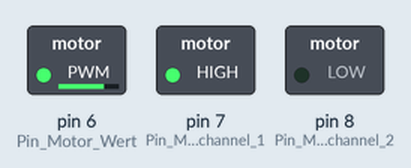
Simulated run of this program. Board: Arduino Nano, built with avr-gcc and run on an emulated ATmega328P. Shown: switched loads named in the program (green lamp = pin HIGH). What the program prints to the serial monitor is not drawn.

Above: at 0.2 s.
Timing chart, 0 to 1.7 s (numbered marks = the images above):
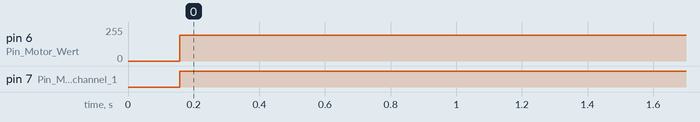

Measured:
- by itself, pin 6 (Pin_Motor_Wert): 0/255 → 192/255 at 0.16 s
- by itself, pin 7 (Pin_Motor_Enable_channel_1): LOW → HIGH at 0.16 s

The program:

main.cpp
```cpp
/* Einbinden der Headerdateien */
#include "Configurations.h"
#include "Settings.h"
#include "Buttons.h"
#include "InterruptServiceRoutines.h"
#include "Motor.h"
#include "Players.h"

/* Anlegen der Objekte */
Players player1;
Players player2;
Players player3;
Players player4;
Players player5;
Players player6;
Players player7;
Players player8;

Motor motor;

InterruptServiceRoutines ISR;

//Globale Variablen
volatile bool debug = true;
volatile int GameMode = 0; //Default-Start mit normaler Geschwindigkeit
volatile bool GameModeChange = false;

void setup(void)
{
  Serial.begin(SERIAL_SPEED);
  Serial.println("Looping Louie wird gestartet");
  Serial.print("Firmware Version ");
  Serial.println(FIRMWARE_VERSION);
  Serial.println("_________________________________________________________________");
  if(debug == true)
  {
    Serial.println("Debug Modus aktiv");
  }
  Serial.println("_________________________________________________________________");
  Serial.println("");

  //Pinmode setzen
  pinMode(Pin_Motor_Wert, OUTPUT);
  pinMode(Pin_Motor_Enable_channel_1, OUTPUT);
  pinMode(Pin_Motor_Enable_channel_2, OUTPUT);
  pinMode(Pin_Interrupt_Boost,INPUT_PULLUP);
  pinMode(Pin_Interrupt_GameMode,INPUT_PULLUP);

/*
  //Einbinden der ISR-Funktionen (Iterrupt 0)
  EIFR |= (1 << INTF0);
  EIFR |= (1 << INTF1);
  attachInterrupt(digitalPinToInterrupt(Pin_Interrupt_Boost), Wrapper_ISR_BoostButton, FALLING);
  if(debug == true)
  {
    Serial.println("ISR für Boost Knöpfe eingebunden");
  }
  attachInterrupt(digitalPinToInterrupt(Pin_Interrupt_GameMode), Wrapper_ISR_ModeChange, FALLING);
  if(debug == true)
  {
    Serial.println("ISR für die Änderung des Spielmodus eingebunden");
  }
  */
}

void loop()
{
  Serial.println("Modus0");
  motor.Modus0();

  /*
  //Auswahl des Spielmodus
  switch(GameMode)
  {
    case 0: //normaler Spielmodus
      if(debug == true && GameModeChange == true)
      {
        Serial.println("Spielmodus 0");
        GameModeChange = false;
      }
      motor.Modus0();
      break;
    case 1: //Geschwindigkeit x2
      if(debug == true && GameModeChange == true)
      {
        Serial.println("Spielmodus 1");
        GameModeChange = false;
      }
      motor.Modus1();
      break;
    case 2: //zufällige Geschwindigkeitsänderungen
      if(debug == true && GameModeChange == true)
      {
        Serial.println("Spielmodus 2");
        GameModeChange = false;
      }
      motor.Modus2();
      break;
    case 3: //zufällige Geschwindigkeitsänderungen + stoppen
      if(debug == true && GameModeChange == true)
      {
        Serial.println("Spielmodus 3");
        GameModeChange = false;
      }
      motor.Modus3();
      break;
    case 4: //zufälliges Vorwärts- und Rückwärtsfliegen + zufälligen Geschwindigkeitsänderungen + stoppen
      if(debug == true && GameModeChange == true)
      {
        Serial.println("Spielmodus 4");
        GameModeChange = false;
      }
      motor.Modus4();
      break;
    default:
      if(debug == true)
      {
        Serial.println("ungültiger Spielmodus");
      }
      break;
  }
  GameModeChange = 0;*/
}


//Wrapperfunktion für ISR BoostButton
void Wrapper_ISR_BoostButton()
{
  ISR.ISR_BoostButton();
  if(debug == true)
  {
    Serial.println("Wrapper für Boost Knöpfe aktiviert");
  }
}

//Wrapperfunktion für ISR ModeChange
void Wrapper_ISR_ModeChange()
{
  ISR.ISR_ModeChange();
  if(debug == true)
  {
    Serial.println("Wrapper für die Änderung des Spielmodus aktiviert");
  }
}
```

Buttons.cpp
```cpp
/* Funktionen Buttons */


/* Einbinden von Headerdateien */
#include "Buttons.h"


/* Funktionen */
```

Buttons.h
```cpp
/* Header für Buttons */

/* Vermeidung Doppeldefinitionen */
#ifndef BUTTONS_H
#define BUTTONS_H

#include "Arduino.h"
#include "Configurations.h"
#include <Wire.h>

/* Definitionen */


/* Klasse Buttons */
class Buttons {
  public:
    //Konstruktor

    //Funktionen
    //void activateBoost();
    //void resetTimer();

    //Variablen

  private:
    //Funktionen

    //Variablen

};


#endif
```

InterruptServiceRoutines.cpp
```cpp
/* Funktionen ISR */
extern int GameMode;
extern bool GameModeChange;
extern bool debug;

/* Einbinden von Headerdateien */
#include "InterruptServiceRoutines.h"


/* Funktionen */
void InterruptServiceRoutines::ISR_BoostButton()
{
  EIFR |= (1 << INTF0);
  if(millis() > _debounceTimeBoostButton)
  {
    if(debug == true)
    {
      Serial.println("ISR BoostButton aktiviert");
    }
    //prüfen, welcher Pin des PCF8574 den Interrupt ausgelöst hat

    //prüfen, ob der Boost allgemein verfügbar ist

    //prüfen, ob für den betreffenden Pin verfügbar ist

    //Boost des Motors aktivieren

    //LED des betreffenden Pins deaktivieren

    //starten des Timers des Pins, der den Boost aktiviert hat
  }
  _debounceTimeBoostButton = millis() + debounceTime;
}

void InterruptServiceRoutines::ISR_ModeChange()
{
  EIFR |= (1 << INTF1);
  if(millis() > _debounceTimeModeChange)
  {
    if(debug == true)
    {
      Serial.println("ISR ModeChange aktiviert");
    }
    //Weiterschalten des Modus
    if(GameMode <= 3)
    {
      GameMode++;
      GameModeChange = true;
      if(debug == true)
      {
        Serial.println("Zähler Spielmodus erhöht");
      }
    }
    else if (GameMode == 4)
    {
      GameMode = 0;
      GameModeChange = true;
      if(debug == true)
      {
        Serial.println("Zähler Spielmodus zurück gesetzt");
      }
    }
  }
  _debounceTimeModeChange = millis() + debounceTime;
}
```

InterruptServiceRoutines.h
```cpp
/* Header für InterruptServiceRoutines */

/* Vermeidung Doppeldefinitionen */
#ifndef ISR_H
#define ISR_H

#include "Arduino.h"
#include "Configurations.h"


/* Definitionen */


/* Klasse InterruptServiceRoutines */
class InterruptServiceRoutines {
  public:
    //Konstruktor

    //Funktionen
    void ISR_BoostButton();
    void ISR_ModeChange();

    //Variablen
  private:
    //Funktionen

    //Variablen
    int _debounceTimeBoostButton = 50;
    int _debounceTimeModeChange = 50;
};

#endif
```

LED_Management.cpp
```cpp
/* Funktionen LED Management */


/* Einbinden von Headerdateien */
#include "LED_Management.h"


/* Funktionen */
```

LED_Management.h
```cpp
/* Header für LED_Management */

/* Vermeidung Doppeldefinitionen */
#ifndef LED_MANAGEMENT_H
#define LED_MANAGEMENT_H

#include "Arduino.h"
#include "Configurations.h"
#include <Wire.h>

/* Definitionen */


/* Klasse LED_Management */
class LED_Management {
  public:
    //Konstruktor

    //Funktionen

    //Variablen
  private:
    //Funktionen

    //Variablen

};

#endif
```

Motor.cpp
```cpp
/* Funktionen Motor */
extern bool debug;

/* Einbinden von Headerdateien */
#include "Motor.h"


/* Funktionen */
Motor::Motor()
{
  _stopMotor();
}

void Motor::Modus0()
{
  //20% Drehzahl, im Uhrzeigersinn
  _startMotor(50,true);
}

void Motor::Modus1()
{
  _setMotorSpeed(40);
  _setMotorDirection(true);
  _startMotor();
}

void Motor::Modus2()
{

}

void Motor::Modus3()
{

}

void Motor::Modus4()
{

}

void Motor::boostMotor()
{

}

bool Motor::getBoostMotorAvailable()
{

}

void Motor::_startMotor()
{
  _startMotor(_getMotorSpeed(), _getMotorDirection());
}

void Motor::_startMotor(byte motorSpeed, boolean motorClockwise)
{
  analogWrite(Pin_Motor_Wert, map(motorSpeed,0,100,130,255));
    if(motorClockwise == true)
    {
      digitalWrite(Pin_Motor_Enable_channel_1,true);
      digitalWrite(Pin_Motor_Enable_channel_2,false);
      if(debug == true)
      {
        Serial.println("Uhrzeigersinn");
      }
    }
    else
    {
      digitalWrite(Pin_Motor_Enable_channel_1,false);
      digitalWrite(Pin_Motor_Enable_channel_2,true);
      if(debug == true)
      {
        Serial.println("Gegen-Uhrzeigersinn");
      }
    }
}

void Motor::_stopMotor()
{
  _setMotorSpeed(0);
}

void Motor::_setMotorSpeed(byte motorSpeed)
{
  _motorSpeed = map(motorSpeed, 0, 100, 0, 255);
}

byte Motor::_getMotorSpeed()
{
  return map(_motorSpeed, 0, 255, 0, 100);
}

void Motor::_setMotorDirection(boolean motorClockwise)
{
  _motorClockwise = motorClockwise;
}

boolean Motor::_getMotorDirection()
{
  return _motorClockwise;
}
```

Motor.h
```cpp
/* Header für Motor */

/* Vermeidung Doppeldefinitionen */
#ifndef MOTOR_H
#define MOTOR_H

#include "Arduino.h"
#include "Configurations.h"
#include <Wire.h>

/* Definitionen */


/* Klasse Motor */
class Motor {
  public:
    //Konstruktor
    Motor();

    //Funktionen
    void Modus0();
    void Modus1();
    void Modus2();
    void Modus3();
    void Modus4();

    void boostMotor();

    bool getBoostMotorAvailable();
    //Variablen

  private:
    //Funktionen
    void _startMotor();
    void _startMotor(byte motorSpeed, bool motorClockwise);
    void _stopMotor();

    void _setMotorSpeed(byte motorSpeed);
    byte _getMotorSpeed();

    void _setMotorDirection(bool motorClockwise);
    bool _getMotorDirection();

    //Variablen
    byte _motorSpeed;
    bool _motorClockwise;
    byte _timerSpeed;
    byte _timerClockwise;
    byte _timerStop;
    byte _BoostSpeed;
    byte _BoostDuration;
    bool _BoostMotorAvailable;
};

#endif
```

Players.cpp
```cpp
/* Funktionen Players */
extern bool debug;

/* Einbinden von Headerdateien */
#include "Players.h"


/* Funktionen */
Players::Players()
{
  if(debug == true)
  {
    Serial.println("Player angelegt");
  }
}

bool Players::getBoostPlayerAvailable()
{
  return _BoostPlayerAvailable;
}
```

Players.h
```cpp
/* Header für Players */

/* Vermeidung Doppeldefinitionen */
#ifndef PLAYERS_H
#define PLAYERS_H

#include "Arduino.h"
#include "Configurations.h"
#include <Wire.h>

/* Definitionen */


/* Klasse Players */
class Players {
  public:
    //Konstruktor
    Players();

    //Funktionen
    bool getBoostPlayerAvailable();

    //Variablen

  private:
    //Funktionen

    //Variablen
    bool _BoostPlayerAvailable;
};

#endif
```

Configurations.h
```cpp
/* Header für Konfigurationsparameter */

/* Vermeidung Doppeldefinitionen */
#ifndef CONFIGURATION_H
#define CONFIGURATION_H

#define FIRMWARE_VERSION "1.0"

/* Geschwindigkeit des seriellen Monitors */
#define SERIAL_SPEED 9600

/* LED Einstellungen */
#define Pixel_Num 114
#define LED_Pin 7

/* Motor Einstellungen */
#define Pin_Motor_Wert  6 //PWM Pin
#define Pin_Motor_Enable_channel_1  7
#define Pin_Motor_Enable_channel_2  8

/* Interrupt Einstellungen */
#define Pin_Interrupt_Boost 2
#define Pin_Interrupt_GameMode 3

/* I2C Einstelllungen */
#define addressPCF8574 0x20

/* Debouncing */
#define debounceTime 50


#include "Arduino.h"


#endif
```

Settings.cpp
```cpp
/* Funktionen Settings */


/* Einbinden von Headerdateien */
#include "Settings.h"


/* Funktionen */
```

Settings.h
```cpp
/* Header für Einstellungen */

/* Vermeidung Doppeldefinitionen */
#ifndef SETTINGS_H
#define SETTINGS_H

#include "Arduino.h"
#include "Configurations.h"

class Settings
{
  public:
    //Konstruktor

    //Funktionen

    //Variablen

  private:
    //Funktionen

    //Variablen

};


#endif
```
